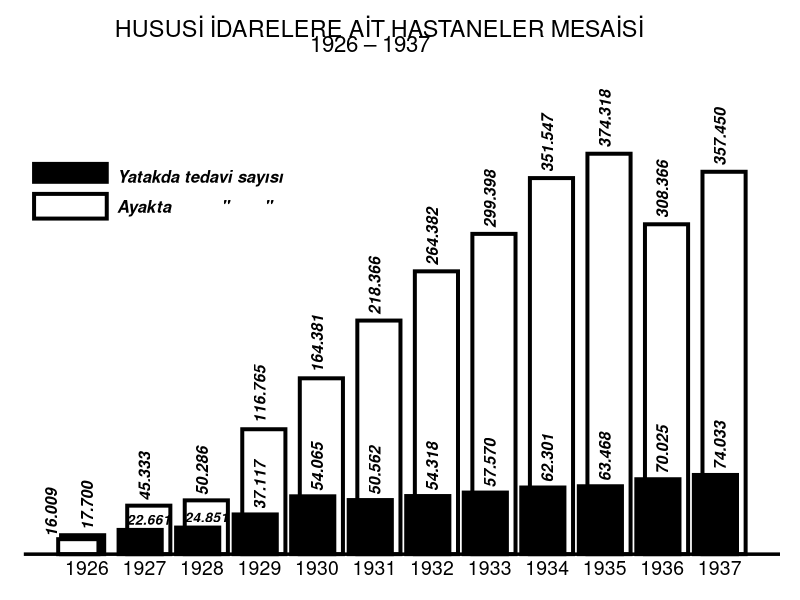

Reproduce this figure in R.
Sys.setlocale(locale = "Turkish")
library(ggplot2)
yatak <- c(17700,22661,24851,37117,54065,50562,54318,57570,62301,63468,70025,74033)
tedavi <- c(NA,45333,50286,116765,164381,218366,264382,299398,351547,374318,308366,357450)
zaman <- rep(seq(1926,1937),2)
deger <- c(yatak,tedavi)  
grup <- factor(c(rep(c("Yatakda tedavi sayısı", "Ayakta          \"       \" "), each=length(yatak))),
               levels=c("Yatakda tedavi sayısı", "Ayakta          \"       \" "))
data <- data.frame("x"=zaman, "y"=deger, "grp"=grup) 
text <- element_text(color = "black", size = 14)
xcor <- rep(seq(1926,1937),2)
ycor <- deger + 100
labell <- c("17.700","","","37.117","54.065","50.562","54.318","57.570","62.301","63.468","70.025","74.033",
            "16.009","45.333","50.286","116.765","164.381","218.366","264.382","299.398","351.547","374.318","308.366","357.450")
labell2 <- c("","22.661","24.851","","","","","","","","","","","","","","","","","","","","","")

ggplot(data=data,aes(x=zaman, y=deger, fill=grup, color=grup, alpha=grup)) +
  labs(title = "HUSUSİ İDARELERE AİT HASTANELER MESAİSİ
  
       ",
       subtitle = "1926 \u2013 1937\n")+
  geom_bar(stat="identity",position =position_dodge(width = 0.3),color="black", size=1.35, width=1.5) +
  theme_classic()+
  scale_fill_manual(values=c("black","white")) +
  scale_alpha_manual(values=c(1, 0))+
  theme(axis.line.y=element_blank(), axis.text.y = element_blank(),
        axis.ticks = element_blank(), axis.title = element_blank(),
        axis.line.x = element_line(colour = "black", size = 1.2))+
  theme(title = text,axis.text.x = text, plot.margin = margin(0.5, 0.5, 0.5, 0.5, "cm"))+
  theme(plot.title=element_text(family="sans", hjust = 0.4),
        plot.subtitle=element_text(size= 16, family="sans",hjust = 0.45, vjust = 14))+
  theme(legend.title=element_blank(),legend.text = element_text(size=12,face = "bold.italic"),legend.position=c(0,1), 
        legend.justification=c(0,1), legend.direction='vertical',legend.spacing.x = unit(0.15,"cm"),
        legend.key = element_rect(size = 5, fill = "white", colour = "white")) +
  coord_cartesian(clip = 'off') +
  theme(plot.margin = unit(c(1,1,1,1), "lines"))+
  annotate("text", x = xcor, y = ycor, label = labell, 
           color = "black", angle = 90, hjust = -0.1, size=4, fontface = "bold.italic")+
  annotate("text", x = xcor, y = ycor, label = labell2, 
           color = "black", angle = 0, hjust = 0.4, vjust= -0.5 , size=3.5, fontface = "bold.italic")+ 
  annotate("text", x = 1926, y = 16009, label = "16.009", 
           angle = 90, vjust = -2.5, hjust = 0,size = 4 ,fontface = "bold.italic") +
  annotate("rect", xmin = 1925.5, xmax = 1926.2, ymin = 0, ymax = 14000, color = "black", fill = "white", size = 1.35) +
  scale_x_continuous(breaks=c(1926,1927,1928,1929,1930,1931,1932,1933,1934,1935,1936,1937))+ 
  scale_y_continuous(expand = c(0,0))+
  guides(fill=guide_legend(keywidth=0.78,keyheight=0.30,default.unit="inch"))
